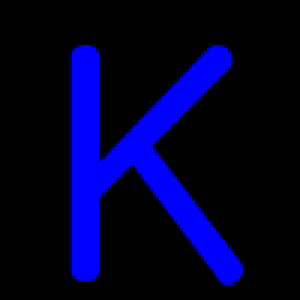
#> input picture src/bangaku/ban.png, 100 x 100 px, found by its file name (shown 3 times larger); the run also reads 1 picture not shown here
$ python udp.py ../src/bangaku/ban.png
#> lines starting #> are read from the running program, lines starting #| are printed output that depends on the picture
# -*- coding: utf-8 -*-
# 画像一枚を1つのファイルに変換するコード
import socket
import time
import cv2
import os
import math
import sys
from PIL import Image

# args = sys.argv

# 配列設定
PIXELS = 22  # LED1本あたりのセル数
NUMTAPES = 5  # 繋げるLEDの本数
Div = 60  # 1周の分割数
l = [[0] * PIXELS*NUMTAPES for i in range(Div)]  # RGBを格納するためのリスト宣言・初期化

Bright = 20     # 輝度
Led0Bright = 2  # 中心LEDの輝度 [%]

# ファイル作成
file = open('test/udp.h', 'w')
file.write("send data \n\n")

# 画像ファイルを読み込む(png,jpg,bmpなどが使用可能)
pic1 = "src/bangaku/ban.png"  # 1枚目の画像
pic2 = "src/bangaku/noImage.png"  # 2枚目の画像
pic3 = "src/bangaku/noImage.png"  # 3枚目の画像
pic4 = "src/bangaku/noImage.png"  # 4枚目の画像
pic5 = "src/bangaku/noImage.png"  # 5枚目の画像


# 画像変換関数
def polarConv(pic, n):
    # 画像データ読み込み
#> called with pic = 'src/bangaku/ban.png', n = 1
    imgOrgin = cv2.imread(pic)
#> imgOrgin is the input picture: shape (100, 100, 3); mean B, G, R 44.5, 0, 0

    # 画像サイズ取得
    h, w, _ = imgOrgin.shape
#> h = 100; w = 100

    # 画像縮小
    # 画像のh:画像のw = (PIXELS * 2 -1):?. の比を取って縮小してる
    imgRedu = cv2.resize(imgOrgin, (math.floor(
        (PIXELS * 2 - 1)/h * w), PIXELS * 2 - 1))
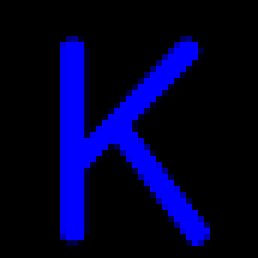
#> imgRedu: shape (43, 43, 3) (shown 6 times larger); mean B, G, R 44.5, 0, 0

    # 縮小画像中心座標
    h2, w2, _ = imgRedu.shape
#> h2 = 43; w2 = 43
    wC = math.floor(w2 / 2)
#> wC = 21
    hC = math.floor(h2 / 2)
#> hC = 21

    # 極座標変換画像準備
    # 第二引数にサイズ、第三引数にRGBの各色を指定する。
    # imgPolar = Image.new('RGB', (PIXELS, Div))

    # 極座標変換
    for j in range(0, Div):
        # file.write('\t{')
        for i in range(0, hC+1):
            # 座標色取得
            # 参考：http://peaceandhilightandpython.hatenablog.com/entry/2016/01/03/151320
            rP = int(imgRedu[hC - math.ceil(i * math.cos(2*math.pi/Div*j)),
                             wC + math.ceil(i * math.sin(2*math.pi/Div*j)), 2]  # Rを取得
                     * ((100 - Led0Bright) / PIXELS * i + Led0Bright) / 100 * Bright / 100)  # 明るさ調整
            gP = int(imgRedu[hC - math.ceil(i * math.cos(2*math.pi/Div*j)),
                             wC + math.ceil(i * math.sin(2*math.pi/Div*j)), 1]  # Gを取得
                     * ((100 - Led0Bright) / PIXELS * i + Led0Bright) / 100 * Bright / 100)  # 明るさ調整
            bP = int(imgRedu[hC - math.ceil(i * math.cos(2*math.pi/Div*j)),
                             wC + math.ceil(i * math.sin(2*math.pi/Div*j)), 0]  # Bを取得
                     * ((100 - Led0Bright) / PIXELS * i + Led0Bright) / 100 * Bright / 100)  # 明るさ調整

            # udp設定
            if (n % 2 == 1):
                l[j][i+(n-1)*PIXELS] = '%02X%02X%02X' % (rP, gP, bP)
            else:
                l[j][abs((PIXELS*n-1)-i)] = '%02X%02X%02X' % (rP, gP, bP)
#> after the loop, l = 60 items


# 変換, lに格納
polarConv(pic1, 1)  # 0~23番目のセル l[j][i]
polarConv(pic2, 2)  # 47~24番目のセル l[j][47-i]
#> in polarConv (call 2), `imgRedu = cv2.resize(imgOrgin, (math.floor( (PIXELS * 2 - 1)/h * w), P..`: imgRedu: shape (43, 43, 3); every value is 0
polarConv(pic3, 3)  # 48~71番目のセル l[j][i+48]
polarConv(pic4, 4)  # 95~72番目のセル l[j][95-i]
polarConv(pic5, 5)  # 96~119番目のセル l[j][i+96]


# udp設定
sendAddr = ('192.168.179.3', 1234)  # ポート番号は1234
#> (the run stopped early here; a loop or call above may not have finished)
